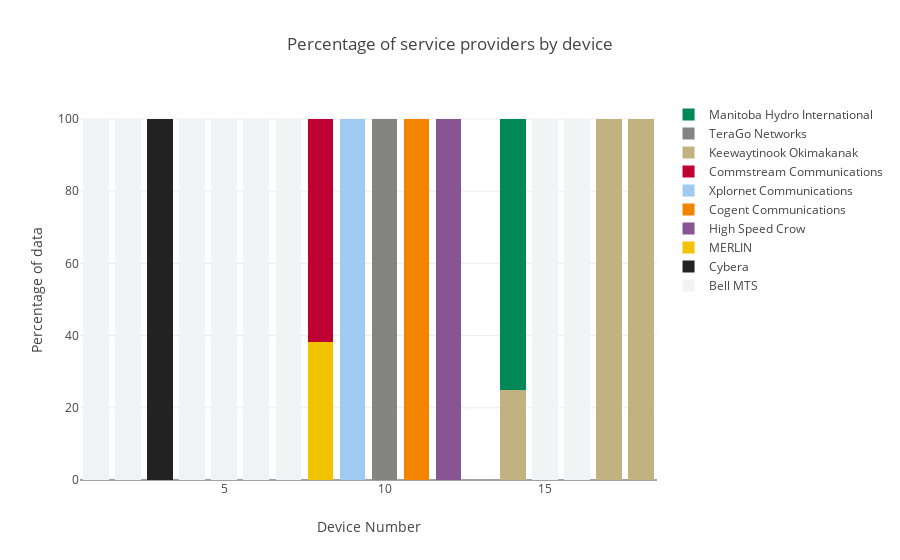

Notebook code cell kept with this figure:
### Markdown cell above
# 2. Statistics by Internet Service Provider

### Code cell
providers_per_device = upload_df.groupby('SK_PI').apply(lambda x: x["PROVIDER"].unique()).apply(pd.Series)
providers_per_device['provider_count'] = providers_per_device.apply(lambda x: x.count(), axis=1)
#providers_per_device.head()
provider_counts_per_device = pd.Series(providers_per_device['provider_count']).value_counts().reset_index()
#provider_counts_per_device
#data = [go.Pie(
#            labels=provider_counts_per_device['index'],
#            values=provider_counts_per_device["provider_count"],
#    )]
#layout = go.Layout(
#        #barmode='stack',
#        title="Number of providers per device"
#    )

#fig1 = go.Figure(data=data, layout=layout)
#iplot(fig1)
points_by_device_by_provider=upload_df.groupby(['SK_PI', 'PROVIDER']).size().reset_index()
providers=upload_df['PROVIDER'].unique()
data=[]
i=0
for provider in providers:
    prov=[]
    for device in device_numbers:
        by_provider=points_by_device_by_provider.loc[(points_by_device_by_provider['SK_PI']==device)&(points_by_device_by_provider['PROVIDER']==provider)]
        if not by_provider.empty:
            result=by_provider[0].iloc[0]/points_by_device.loc[points_by_device['SK_PI']==device]['counts'].iloc[0]*100
            prov.append(result)
        else:
            prov.append(0)
    trace = go.Bar(x=device_numbers,y=prov, name = provider, marker=dict(color=colors[i]))
    i=i+1
    data.append(trace)
    layout = go.Layout(
        barmode='stack',
        title="Percentage of service providers by device",
        xaxis=dict(title="Device Number"),
        yaxis=dict(title="Percentage of data"),
    )
fig2 = go.Figure(data=data, layout=layout)
iplot(fig2)

### Figure 1 — Plotly figure (JSON) as saved in the notebook; plotly's stock layout.template omitted (floating-point values rounded to 4 significant figures)
{"data": [{"marker": {"color": "#F2F3F4"}, "name": "Bell MTS", "type": "bar", "x": [1, 2, 3, 4, 5, 6, 7, 8, 9, 10, 11, 12, 14, 15, 16, 17, 18], "y": [100, 100, 0, 100, 100, 100, 100, 0, 0, 0, 0, 0, 0, 100, 100, 0, 0]}, {"marker": {"color": "#222222"}, "name": "Cybera", "type": "bar", "x": [1, 2, 3, 4, 5, 6, 7, 8, 9, 10, 11, 12, 14, 15, 16, 17, 18], "y": [0, 0, 100, 0, 0, 0, 0, 0, 0, 0, 0, 0, 0, 0, 0, 0, 0]}, {"marker": {"color": "#F3C300"}, "name": "MERLIN", "type": "bar", "x": [1, 2, 3, 4, 5, 6, 7, 8, 9, 10, 11, 12, 14, 15, 16, 17, 18], "y": [0, 0, 0, 0, 0, 0, 0, 38.1, 0, 0, 0, 0, 0, 0, 0, 0, 0]}, {"marker": {"color": "#875692"}, "name": "High Speed Crow", "type": "bar", "x": [1, 2, 3, 4, 5, 6, 7, 8, 9, 10, 11, 12, 14, 15, 16, 17, 18], "y": [0, 0, 0, 0, 0, 0, 0, 0, 0, 0, 0, 100, 0, 0, 0, 0, 0]}, {"marker": {"color": "#F38400"}, "name": "Cogent Communications", "type": "bar", "x": [1, 2, 3, 4, 5, 6, 7, 8, 9, 10, 11, 12, 14, 15, 16, 17, 18], "y": [0, 0, 0, 0, 0, 0, 0, 0, 0, 0, 100, 0, 0, 0, 0, 0, 0]}, {"marker": {"color": "#A1CAF1"}, "name": "Xplornet Communications", "type": "bar", "x": [1, 2, 3, 4, 5, 6, 7, 8, 9, 10, 11, 12, 14, 15, 16, 17, 18], "y": [0, 0, 0, 0, 0, 0, 0, 0, 100, 0, 0, 0, 0, 0, 0, 0, 0]}, {"marker": {"color": "#BE0032"}, "name": "Commstream Communications", "type": "bar", "x": [1, 2, 3, 4, 5, 6, 7, 8, 9, 10, 11, 12, 14, 15, 16, 17, 18], "y": [0, 0, 0, 0, 0, 0, 0, 61.9, 0, 0, 0, 0, 0, 0, 0, 0, 0]}, {"marker": {"color": "#C2B280"}, "name": "Keewaytinook Okimakanak", "type": "bar", "x": [1, 2, 3, 4, 5, 6, 7, 8, 9, 10, 11, 12, 14, 15, 16, 17, 18], "y": [0, 0, 0, 0, 0, 0, 0, 0, 0, 0, 0, 0, 24.89, 0, 0, 100, 100]}, {"marker": {"color": "#848482"}, "name": "TeraGo Networks", "type": "bar", "x": [1, 2, 3, 4, 5, 6, 7, 8, 9, 10, 11, 12, 14, 15, 16, 17, 18], "y": [0, 0, 0, 0, 0, 0, 0, 0, 0, 100, 0, 0, 0, 0, 0, 0, 0]}, {"marker": {"color": "#008856"}, "name": "Manitoba Hydro International", "type": "bar", "x": [1, 2, 3, 4, 5, 6, 7, 8, 9, 10, 11, 12, 14, 15, 16, 17, 18], "y": [0, 0, 0, 0, 0, 0, 0, 0, 0, 0, 0, 0, 75.11, 0, 0, 0, 0]}], "layout": {"barmode": "stack", "title": "Percentage of service providers by device", "xaxis": {"title": "Device Number"}, "yaxis": {"title": "Percentage of data"}}}
